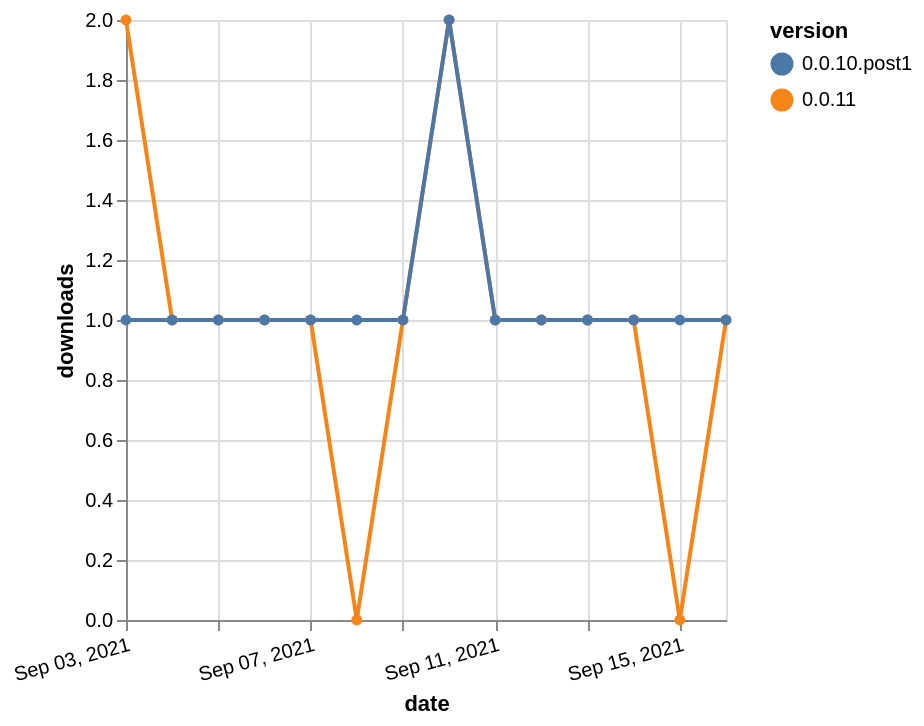

Vega-Lite specification for this chart:
### Vega-Lite specification from a JSON file in a GitHub repository (floating-point values rounded to 4 significant figures)
{"$schema": "https://vega.github.io/schema/vega-lite/v5.json", "description": "A simple bar chart with embedded data.", "data": {"values": [{"date": "2021-09-03", "total": 99, "delta": 2, "version": "0.0.11"}, {"date": "2021-09-04", "total": 100, "delta": 1, "version": "0.0.11"}, {"date": "2021-09-05", "total": 101, "delta": 1, "version": "0.0.11"}, {"date": "2021-09-06", "total": 102, "delta": 1, "version": "0.0.11"}, {"date": "2021-09-07", "total": 103, "delta": 1, "version": "0.0.11"}, {"date": "2021-09-08", "total": 103, "delta": 0, "version": "0.0.11"}, {"date": "2021-09-09", "total": 104, "delta": 1, "version": "0.0.11"}, {"date": "2021-09-10", "total": 106, "delta": 2, "version": "0.0.11"}, {"date": "2021-09-11", "total": 107, "delta": 1, "version": "0.0.11"}, {"date": "2021-09-12", "total": 108, "delta": 1, "version": "0.0.11"}, {"date": "2021-09-13", "total": 109, "delta": 1, "version": "0.0.11"}, {"date": "2021-09-14", "total": 110, "delta": 1, "version": "0.0.11"}, {"date": "2021-09-15", "total": 110, "delta": 0, "version": "0.0.11"}, {"date": "2021-09-16", "total": 111, "delta": 1, "version": "0.0.11"}, {"date": "2021-09-03", "total": 120, "delta": 1, "version": "0.0.10.post1"}, {"date": "2021-09-04", "total": 121, "delta": 1, "version": "0.0.10.post1"}, {"date": "2021-09-05", "total": 122, "delta": 1, "version": "0.0.10.post1"}, {"date": "2021-09-06", "total": 123, "delta": 1, "version": "0.0.10.post1"}, {"date": "2021-09-07", "total": 124, "delta": 1, "version": "0.0.10.post1"}, {"date": "2021-09-08", "total": 125, "delta": 1, "version": "0.0.10.post1"}, {"date": "2021-09-09", "total": 126, "delta": 1, "version": "0.0.10.post1"}, {"date": "2021-09-10", "total": 128, "delta": 2, "version": "0.0.10.post1"}, {"date": "2021-09-11", "total": 129, "delta": 1, "version": "0.0.10.post1"}, {"date": "2021-09-12", "total": 130, "delta": 1, "version": "0.0.10.post1"}, {"date": "2021-09-13", "total": 131, "delta": 1, "version": "0.0.10.post1"}, {"date": "2021-09-14", "total": 132, "delta": 1, "version": "0.0.10.post1"}, {"date": "2021-09-15", "total": 133, "delta": 1, "version": "0.0.10.post1"}, {"date": "2021-09-16", "total": 134, "delta": 1, "version": "0.0.10.post1"}]}, "width": "container", "mark": {"type": "line", "point": {"filled": true}}, "encoding": {"x": {"field": "date", "type": "temporal", "timeUnit": "yearmonthdate", "title": "date", "axis": {"labelAngle": -15}}, "y": {"field": "delta", "type": "quantitative", "title": "downloads"}, "color": {"field": "version", "type": "nominal"}, "tooltip": {"field": "delta"}}}
